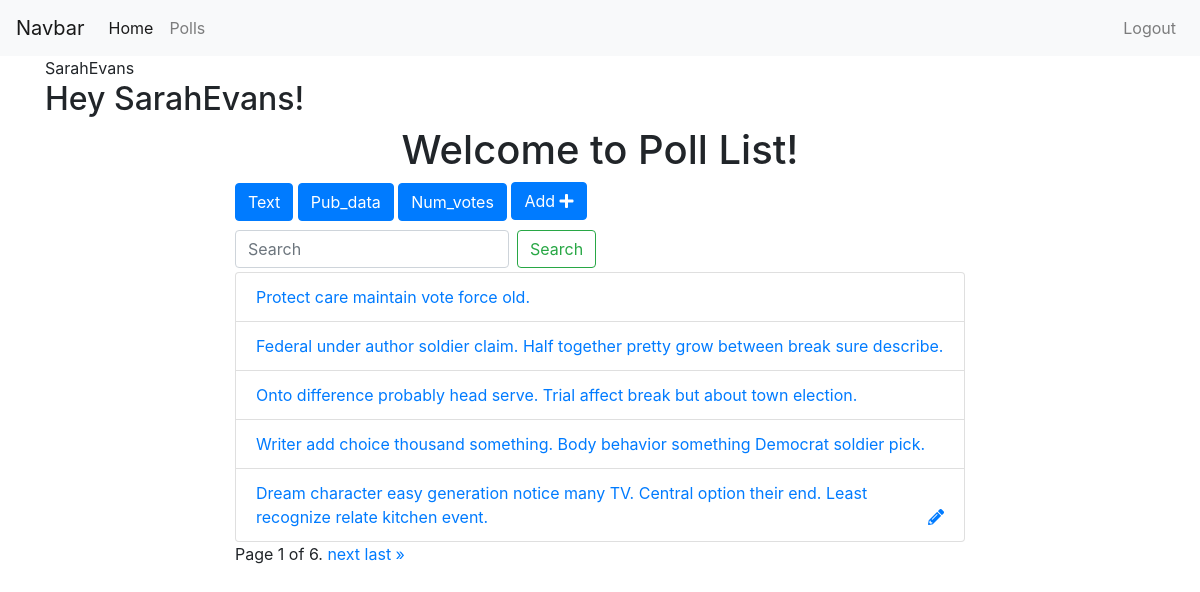
The page /polls/list/ (signed in) on the database its author committed.
### polls/models.py (models this page shows, shortened)
class Poll(models.Model):
    owner = models.ForeignKey(User, on_delete=models.CASCADE, default=1)
    text = models.CharField(max_length=255)
    pub_date = models.DateField()
    def __str__(self):
        return self.text

### polls/views.py (the view)
# urls.py: path('list/', views.polls_list, name='list'),
@login_required
def polls_list(request):
    polls = Poll.objects.all()
    search_term = ''
    if 'text' in request.GET:
        polls = polls.order_by('text')
    if 'pub_date' in request.GET:
        polls = polls.order_by('-pub_date')
    if 'num_votes' in request.GET:
        polls = polls.annotate(Count('vote')).order_by('-vote__count')
    if 'search' in request.GET:
        search_term = request.GET['search']
        polls = polls.filter(text__icontains=search_term)
    paginator = Paginator(polls, 5)
    page = request.GET.get('page')
    polls = paginator.get_page(page)
    get_dict_copy = request.GET.copy()
    params = get_dict_copy.pop('page', True) and get_dict_copy.urlencode()
    context = {'polls': polls, 'params': params, 'search_term': search_term}
    return render(request, 'polls/polls_list.html', context)

### polls/templates/polls/polls_list.html (shortened to what this page needs)
{% extends 'base.html' %}
{% block content %}
    <div class="container">
        {{ request.user }}
        {% if request.user.is_authenticated %}
            <h2>Hey {{ request.user }}!</h2>
        {% else %}
            <h2>You're not logged in!</h2>
        {% endif %}
        <h1 class="text-center">Welcome to Poll List!</h1>
        <div class="row">
            <div class="col-sm-8 offset-sm-2">
                <a
                    href="?text=True"
                    class="btn btn-{% if 'text' in request.GET %}warning{% else %}primary{% endif %}"
                    style="margin-bottom: 5px">Text
                </a>
                <a
                    href="?pub_date=True"
                    class="btn btn-{% if 'pub_date' in request.GET %}warning{% else %}primary{% endif %}"
                    style="margin-bottom: 5px">Pub_data
                </a>
                <a
                    href="?num_votes=True"
                    class="btn btn-{% if 'num_votes' in request.GET %}warning{% else %}primary{% endif %}"
                    style="margin-bottom: 5px">Num_votes
                </a>
                <a
                    href="{% url 'polls:add' %}"
                    class="btn btn-primary"
                    style="margin-bottom: 6px">
                    Add <i class="fas fa-plus"></i>
                </a>
                <form class="form-inline my-2 my-lg-1">
                    <input
                        class="form-control mr-sm-2"
                        type="search" placeholder="Search"
                        aria-label="Search"
                        name='search'
                        value="{{search_term}}">
                    <button class="btn btn-outline-success my-2 my-sm-0" type="submit">Search</button>
                </form>
                <ul class="list-group">
                        {% for poll in polls  %}
                        <li class="list-group-item">
                            <a href="{% url 'polls:detail' poll.id %}">
                            {{ poll }}
                            </a>
                            {% if request.user == poll.owner %}
                                <a href="{% url 'polls:edit_poll' poll.id %}" class="float-right"><i class="fas fa-pencil-alt"></i></a>
                            {% endif %}
                        </li>
                        {% endfor %}
                </ul>
                <div class="pagination">
                    <span class="step-links">
                        <span class="current">
                            Page {{ polls.number }} of {{ polls.paginator.num_pages }}.
                        </span>
                        {% if polls.has_next %}
                            <a href="?page={{ polls.next_page_number }}&{{params}}">next</a>
                            <a href="?page={{ polls.paginator.num_pages }}&{{params}}">last &raquo;</a>
                        {% endif %}
                    </span>
                </div>
            </div>
        </div>
    </div>
{% endblock %}

### rows shown on the page
Poll: text "Protect care maintain vote force old."
Poll: text "Federal under author soldier claim. Half together pretty grow between break sure describe."
Poll: text "Onto difference probably head serve. Trial affect break but about town election."
Poll: text "Writer add choice thousand something. Body behavior something Democrat soldier pick."
Poll: text "Dream character easy generation notice many TV. Central option their end. Least recognize relate kitchen event."

### other values the page prints
{{ request.user }} "SarahEvans"
{{ polls.number }} "1"
{{ polls.paginator.num_pages }} "6"
